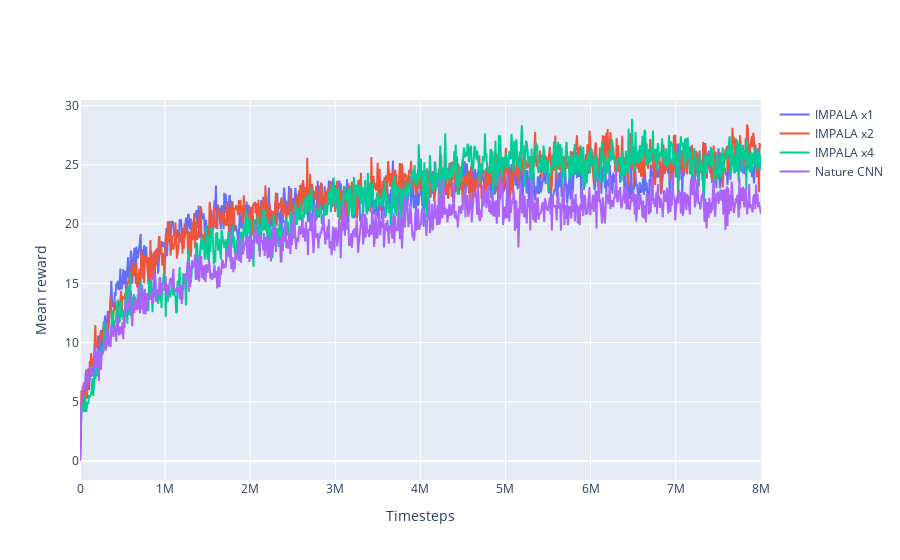

Notebook source saved alongside this figure:
### Code cell
import plotly.graph_objects as go
import pandas as pd

impax1 = pd.read_csv("impala_x1/training_data_IMPALAx1.csv")
impax2 = pd.read_csv("impala_x2/training_data_IMPALAx2.csv")
impax4 = pd.read_csv("impala_x4/training_data_IMPALAx4.csv")
nature = pd.read_csv("nature_dqn/training_data_IMPALAx1.csv")

fig = go.Figure()
fig.add_trace(go.Scatter(x=impax1["steps"], y=impax1["rewards"],
                    mode='lines',
                    name='IMPALA x1'))
fig.add_trace(go.Scatter(x=impax2["steps"], y=impax2["rewards"],
                    mode='lines',
                    name='IMPALA x2'))
fig.add_trace(go.Scatter(x=impax4["steps"], y=impax4["rewards"],
                    mode='lines',
                    name='IMPALA x4'))
fig.add_trace(go.Scatter(x=nature["steps"], y=nature["rewards"],
                    mode='lines',
                    name='Nature CNN'))

fig.update_xaxes(title_text='Timesteps')
fig.update_yaxes(title_text='Mean reward')

fig.show()

### Figure 1 — Plotly figure (JSON) as saved in the notebook; plotly's stock layout.template omitted (floating-point values rounded to 4 significant figures; data arrays with more than 128 entries replaced by an {"elided": "..."} marker saying what was removed)
{"data": [{"mode": "lines", "name": "IMPALA x1", "type": "scatter", "x": {"elided": "978 int values"}, "y": {"elided": "978 float values"}}, {"mode": "lines", "name": "IMPALA x2", "type": "scatter", "x": {"elided": "978 int values"}, "y": {"elided": "978 float values"}}, {"mode": "lines", "name": "IMPALA x4", "type": "scatter", "x": {"elided": "978 int values"}, "y": {"elided": "978 float values"}}, {"mode": "lines", "name": "Nature CNN", "type": "scatter", "x": {"elided": "978 int values"}, "y": {"elided": "978 float values"}}], "layout": {"xaxis": {"title": {"text": "Timesteps"}}, "yaxis": {"title": {"text": "Mean reward"}}}}
